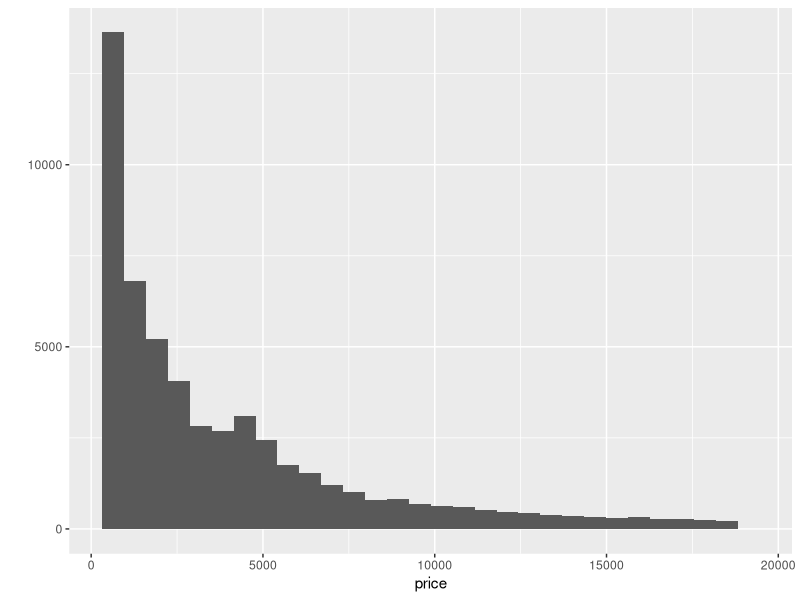
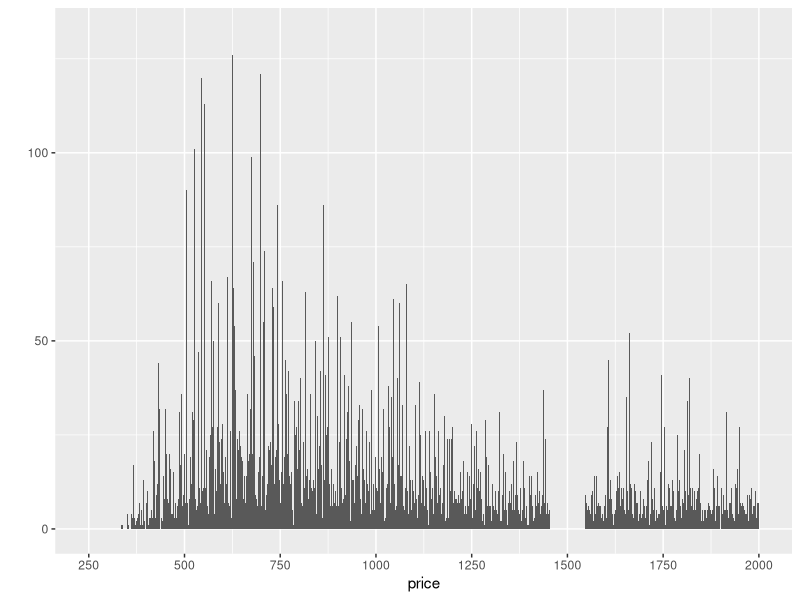
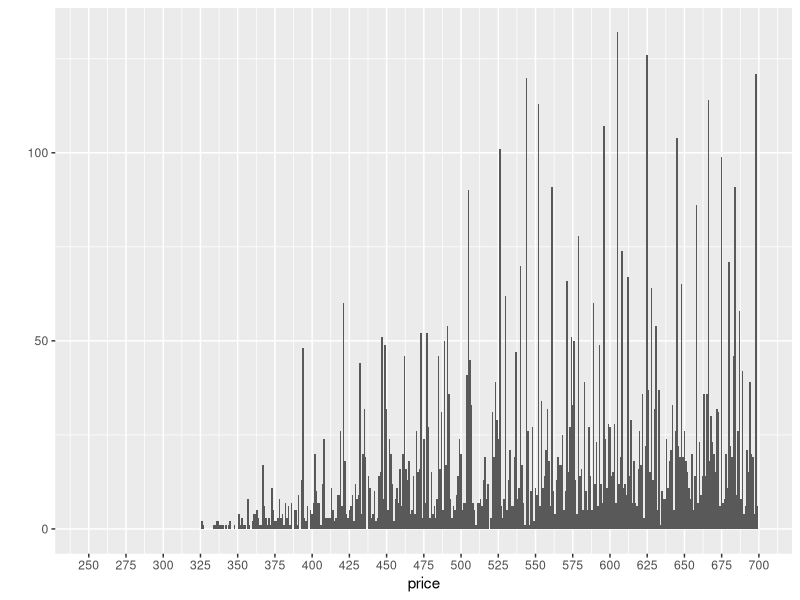
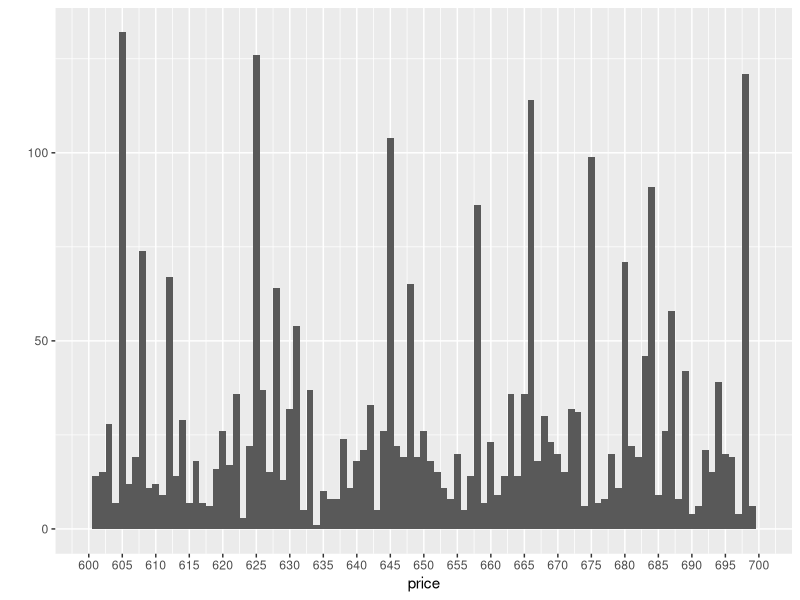
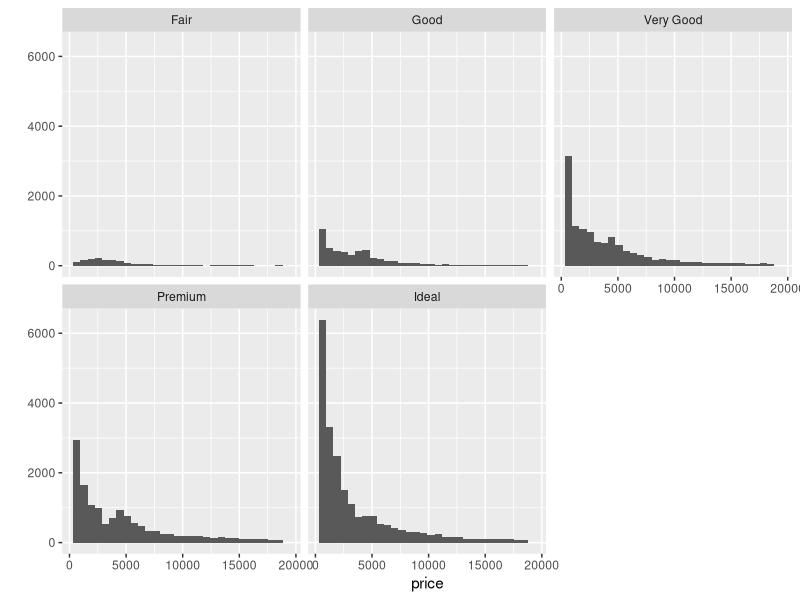
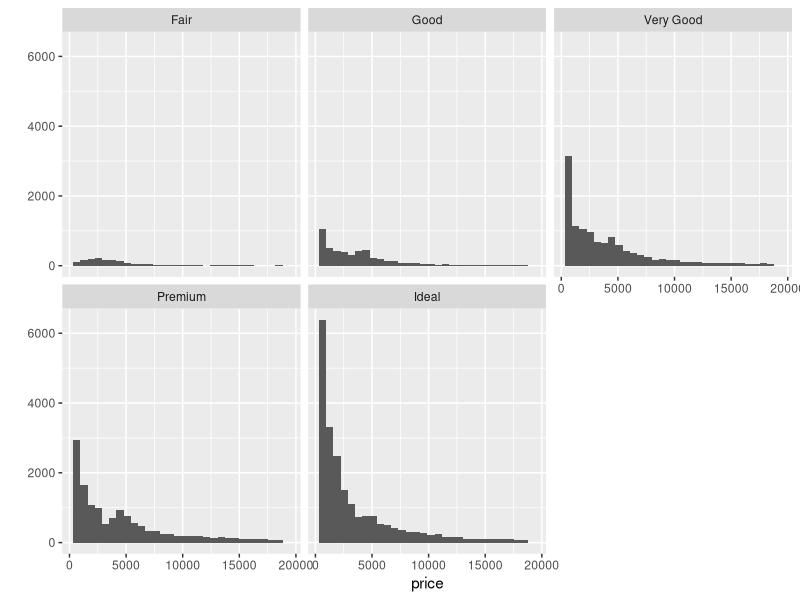
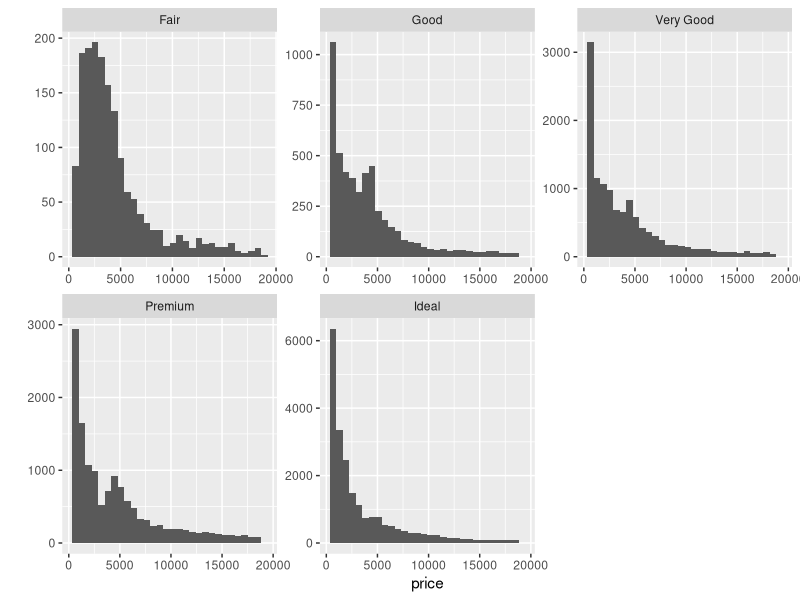
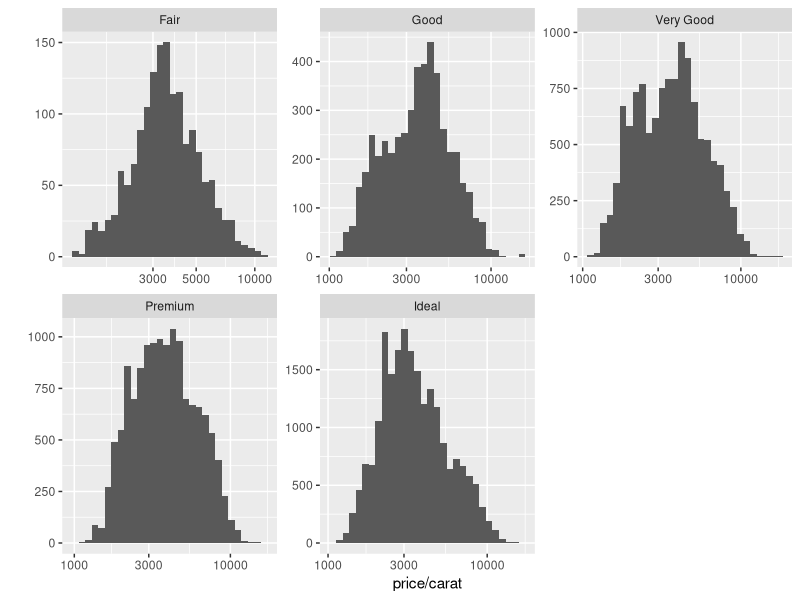

Recreate these plots in R, in order.
## ---- chunk 1
library(ggplot2) #must load the ggplot package first
data(diamonds) #loads the diamonds data set since it comes with the ggplot package
summary(diamonds)
## ---- chunk 2
# Get details on the dataset
?diamonds
## ---- chunk 3
qplot(x=price,data=diamonds)
## ---- chunk 4
summary(diamonds$price)
## ---- chunk 5
sum (diamonds$price < 500)
## ---- chunk 6
sum (diamonds$price < 250)
## ---- chunk 7
sum (diamonds$price >= 15000)
## ---- chunk 8
qplot(x=price, data=diamonds, binwidth=1) +
  scale_x_continuous(limits=c(250,2000),breaks=seq(250,2000,250))
  
## ---- chunk 9
qplot(x=price, data=diamonds, binwidth=1) +
  scale_x_continuous(limits=c(250,700),breaks=seq(250,700,25))
## ---- chunk 10
qplot(x=price, data=diamonds, binwidth=1) +
  scale_x_continuous(limits=c(600,700),breaks=seq(600,700,5))
## ---- chunk 11
names(diamonds)
## ---- chunk 12
qplot(x=price,data=diamonds) + 
  facet_wrap(~cut)
## ---- chunk 13
by(diamonds$price,diamonds$cut,summary)
## ---- chunk 14
qplot(x = price, data = diamonds) + facet_wrap(~cut)
## ---- chunk 15
qplot(x = price, data = diamonds) + facet_wrap(~cut,scales="free") 
## ---- chunk 16
qplot(x=price/carat, data=diamonds)+
  facet_wrap(~cut,scales="free") +
  scale_x_log10()
## ---- chunk 17
qplot( x = cut, y = price, data = diamonds, geom = 'boxplot')
## ---- chunk 18
by(diamonds$price,diamonds$cut,summary)
## ---- chunk 19
qplot( x = cut, y = price, data = diamonds, geom = 'boxplot') + 
  coord_cartesian(ylim=c(0,7500))
## ---- chunk 20
qplot( x = color, y = price, data = diamonds, geom = 'boxplot')
## ---- chunk 21
qplot( x = color, y = price, data = diamonds, geom = 'boxplot') +
  coord_cartesian(ylim=c(0,10000))
## ---- chunk 22
by(diamonds$price,diamonds$color,summary)
## ---- chunk 23
qplot( x = clarity, y = price, data = diamonds, geom = 'boxplot')
## ---- chunk 24
qplot( x = clarity, y = price, data = diamonds, geom = 'boxplot') +
  coord_cartesian(ylim=c(0,7500))
## ---- chunk 25
by(diamonds$price,diamonds$clarity,summary)
## ---- chunk 26
IQR(subset(diamonds,color=='D')$price)
## ---- chunk 27
IQR(subset(diamonds,color=='J')$price)
## ---- chunk 28
qplot( x = color, y = price/carat, data = diamonds, geom = 'boxplot')
## ---- chunk 29
qplot( x = color, y = price/carat, data = diamonds, geom = 'boxplot') + 
  coord_cartesian(ylim=c(0,6000))
## ---- chunk 30
diamonds$pricepercarat <- diamonds$price/diamonds$carat

by(diamonds$pricepercarat,diamonds$color,summary)
## ---- chunk 31
summary(diamonds$carat)
## ---- chunk 32
qplot(x = carat, data = diamonds ,geom='freqpoly',binwidth=0.02) +
  scale_y_continuous(breaks=seq(2000,30000,1000))+
  scale_x_continuous(limits=c(0.2,5),breaks=seq(0.2,5,0.2))
  
## ---- chunk 33
t=as.data.frame(table(diamonds$carat))
t
